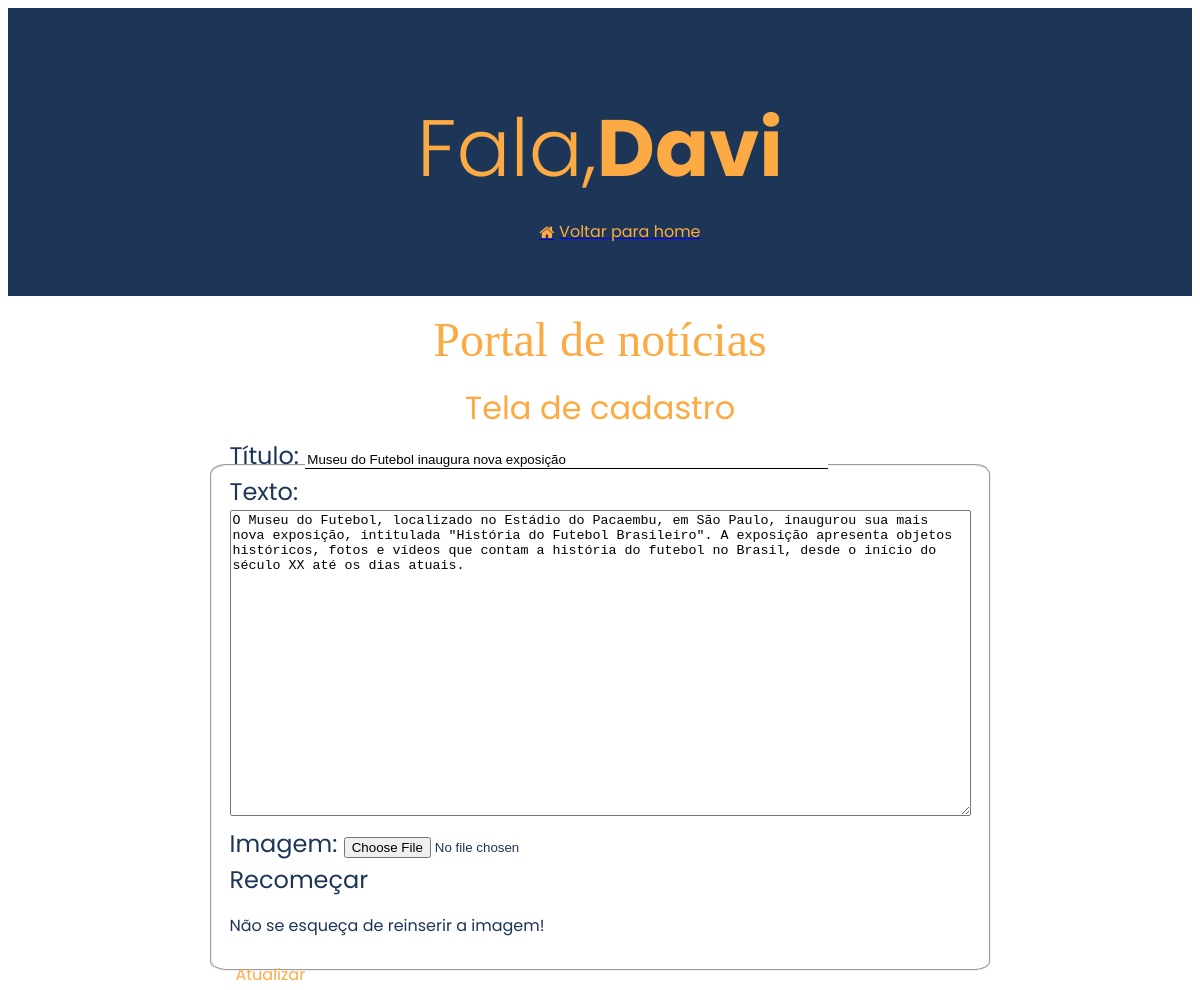
The app's page /pages/news/newsedit.php?id_artigo=18 (signed in) with its own data.
### tables this page shows
CREATE TABLE `artigos` (
  `id` int(11) NOT NULL,
  `titulo` varchar(100) NOT NULL,
  `autor` varchar(30) NOT NULL,
  `texto` text NOT NULL,
  `path_img` varchar(255) NOT NULL,
  `data` date NOT NULL,
  `usuario_id` int(11) NOT NULL
);

### controllers/editar_artigo.php (called while the page is built, shortened)
<?php
    require_once "../../assets/db/connect.php";
    if(isset($_GET['id_artigo'])){
        $result_artigo = mysqli_query($conexao, "SELECT * FROM `artigos` WHERE `id` = " . $_GET['id_artigo']);
        $numero_result = mysqli_num_rows($result_artigo);
        if($numero_result == 1){
            $edit_artigo = mysqli_fetch_array($result_artigo);
        }
    }
                    ?>

### pages/news/newsedit.php (the view, shortened to what this page needs)
<?php
    require_once "../../controllers/editar_artigo.php";
?>
<!DOCTYPE html>
<html lang="en">
<head>
    <link rel="stylesheet" href="../news/css/newscrud.css">
    <link rel="stylesheet" href="https://cdnjs.cloudflare.com/ajax/libs/font-awesome/4.7.0/css/font-awesome.min.css">
    <link href="https://unpkg.com/boxicons@2.1.2/css/boxicons.min.css" rel="stylesheet" />
</head>
<body>
    <div class="title">
        <div class="hero">
            <h1>Fala, <strong><?php echo $_SESSION['nome']; ?></strong> </h1>
            <ul class="icons">
                <a href="../home/index.php" target="_blank"><i class="fa fa-home"
                        style="color: #fcaa43; justify-content: center; align-items: center; display: flex;"><span
                            style="font-family: Poppins, serif; margin-left: 0.3rem;"> Voltar para home</span></i></a>
        </div><br><br><br>
        <p><span style="font-family: Grafite;"> Portal de notícias</span></p><br>
        <p style="font-size: 2rem; margin-top: -4rem;">Tela de cadastro</p>
    </div>
    <div class="container">
        <fieldset>
            <form enctype="multipart/form-data" action="" method="POST">
                Título: <input style="border:none; border-bottom: 1px solid black; width: 70%; outline: none;"
                    type="text" name="n_titulo" id="n_titulo" maxlength="100" value="<?php echo $edit_artigo[1]; ?>"><br>
                Texto: <br><textarea name="n_texto" id="n_texto" cols="90" rows="20" maxlength="3000"
                ><?php echo $edit_artigo[3]; ?></textarea><br>
                Imagem: <input type="file" name="n_img"><br>
                <a onclick="remover()">Recomeçar</a><br>
                <p style="font-size: 16px;">Não se esqueça de reinserir a imagem!</p>
                <button
                    style="font-family: Poppins, serif; color: #fcaa43; background-color: transparent; border: none; font-size: 1rem;"
                    type="submit" onclick="return confirm('Tem certeza que editar essa artigo?')">Atualizar</button>
            </form>
        </fieldset>
    </div>
</body>
</html>

### pages/news/css/newscrud.css (style rules this page uses)
body { font-family: Poppins, serif; font-size: 1rem; line-height: 1.5; background-color: #fff; }
.title h1 { color: #fcaa43; justify-content: center; align-items: center; display: flex; font-size: 5rem; }
.title p { color: #fcaa43; justify-content: center; align-items: center; display: flex; font-size: 3rem; margin-top: -4rem; }
.container { justify-content: center; align-items: center; display: flex; font-size: 1.5rem; }
.container fieldset { width: 7rem; height: 30rem; justify-content: center; align-items: center; display: flex; color: #1d3557; }
fieldset { color: black; border-radius: 2%; }
.hero { width: 100%; height: 18rem; background: #1d3557; display: table; }
h1 { color: #1d3557; text-align: center; margin: 0; padding: 0; display: table-cell; vertical-align: middle; text-align: center; color: #fff; font-weight: 300; margin-top: 5rem; }

### records on screen
artigos: n_titulo "Museu do Futebol inaugura nova exposição", n_texto "O Museu do Futebol, localizado no Estádio do Pacaembu, em São Paulo, inaugurou sua mais nova exposição, intitulada \"História do Futebol Brasileiro\". A exposição apresenta objetos históricos, fotos e vídeos que contam a história do futebol no Brasil, desde o início do século XX até os dias atuais."

### other values on screen
$_SESSION['nome'] "Davi"
